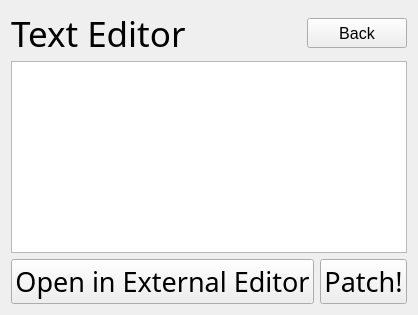
      <widget class="QWidget" name="TextEditor">
       <layout class="QVBoxLayout" name="verticalLayout_12">
        <item>
         <layout class="QHBoxLayout" name="TE_Title">
          <item>
           <widget class="QLabel" name="TE_Title_Label">
            <property name="maximumSize">
             <size>
              <width>16777215</width>
              <height>44</height>
             </size>
            </property>
            <property name="font">
             <font>
              <family>Continuum Medium</family>
              <pointsize>26</pointsize>
             </font>
            </property>
            <property name="text">
             <string>Text Editor</string>
            </property>
           </widget>
          </item>
          <item>
           <widget class="QPushButton" name="TE_Back_Button">
            <property name="maximumSize">
             <size>
              <width>100</width>
              <height>30</height>
             </size>
            </property>
            <property name="font">
             <font>
              <pointsize>12</pointsize>
             </font>
            </property>
            <property name="text">
             <string>Back</string>
            </property>
           </widget>
          </item>
         </layout>
        </item>
        <item>
         <widget class="QPlainTextEdit" name="TE_Text"/>
        </item>
        <item>
         <layout class="QHBoxLayout" name="TE_Buttons">
          <item>
           <widget class="QPushButton" name="TE_OpenExternal">
            <property name="minimumSize">
             <size>
              <width>0</width>
              <height>45</height>
             </size>
            </property>
            <property name="font">
             <font>
              <family>Continuum Medium</family>
              <pointsize>20</pointsize>
             </font>
            </property>
            <property name="text">
             <string>Open in External Editor</string>
            </property>
           </widget>
          </item>
          <item>
           <widget class="QPushButton" name="TE_Patch">
            <property name="minimumSize">
             <size>
              <width>0</width>
              <height>45</height>
             </size>
            </property>
            <property name="font">
             <font>
              <family>Continuum Medium</family>
              <pointsize>20</pointsize>
             </font>
            </property>
            <property name="text">
             <string>Patch!</string>
            </property>
           </widget>
          </item>
         </layout>
        </item>
       </layout>
      </widget>
